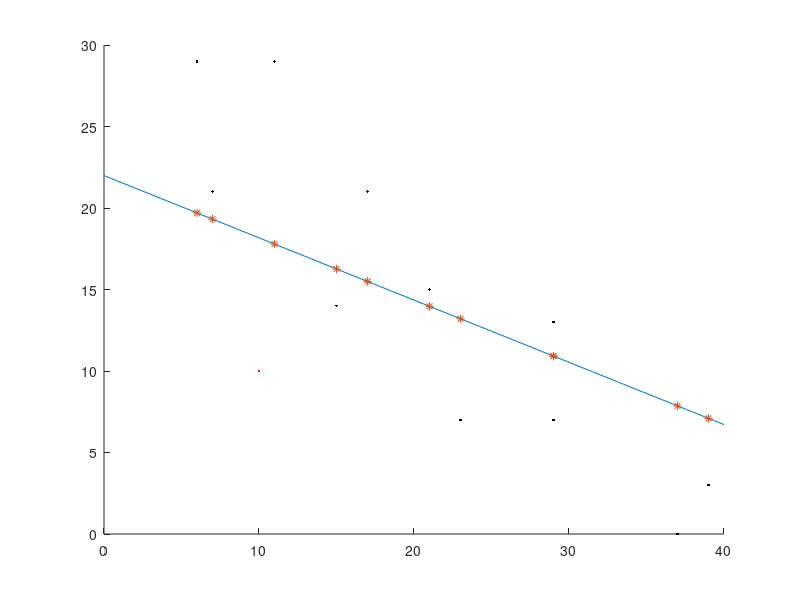

Recreate this plot in MATLAB.
close all;
clc;
x =  [6 7 11 15 17 21 23 29 29 37 39];
y = [29 21 29 14 21 15 7 7 13 0 3];

hold on
plot(x,y, 'k.')

n = length(x);
sigX = sum(x);
sigY = sum(y);
sigXsq = sum(x.^2);
sigXY = sum(x.*y);

%a1 = (n.*sigXY - sigX.*sigY) ./ (n.*sigXsq - sigX.^2);
a1 = -0.3819;
xAvg = sum(x)./ n;
yAvg = sum(y) ./ n;

%a0 = yAvg - a1 .* xAvg;
a0 = 21.9885;
xp = linspace(0, 40, 100);
yp = a0 + a1.*xp;

plot(xp, yp);
plot(10, 10, 'r.');

St = sum((y - yAvg).^2);

ye = a0 + a1 .* x;
plot(x,ye,'*');
Et = ye - y;
Sr = sum(Et .^ 2);
stdErr = sqrt(Sr ./ (n - 2))

Rsq = (St - Sr) ./ St;
R = sqrt(Rsq)